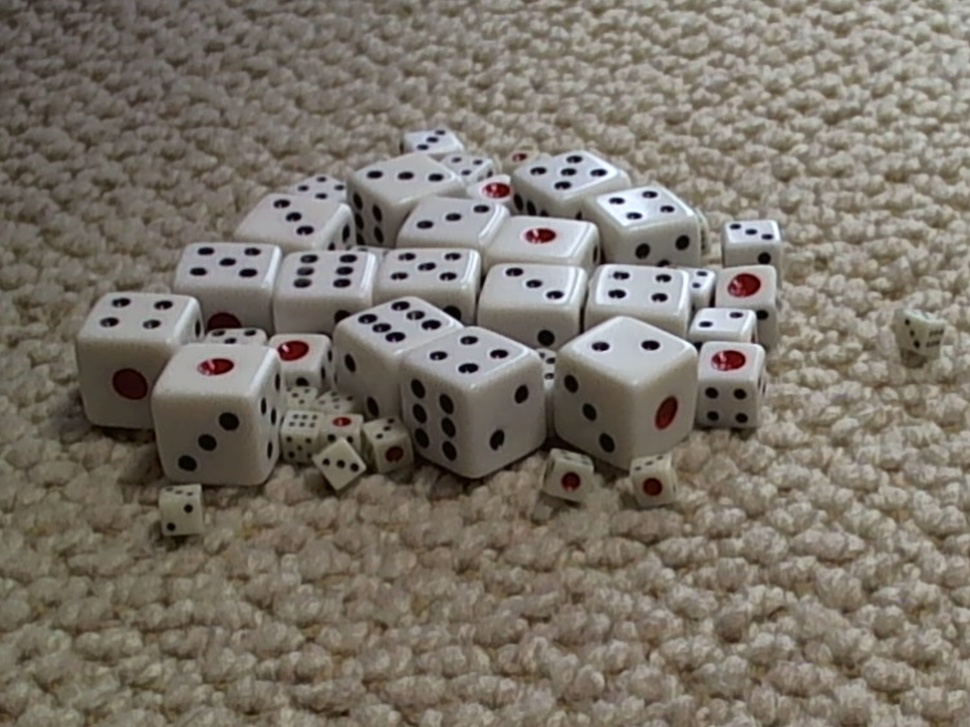
//> input picture misc/img/15_16_16.jpg, 970 x 727 px, shrunk from 3648 x 2736 before the run
$ ./thre_bar img/15_16_16.jpg   (built with g++ and OpenCV 4)
//> lines starting //> are read from the running program, lines starting //| are printed output that depends on the picture; after the words box and inside, x2 and y2 are one past the last pixel; in counts of white or black regions, pixels touching at a corner belong together
#include <iostream>
#include <cstdio>
#include <cstdlib>
#include "opencv2/highgui/highgui.hpp"
#include "opencv2/imgproc/imgproc.hpp"

using namespace std;
using namespace cv;

Mat src_img,gray_img;
int thresh=100;
int const max_thresh=255;
RNG rng(255);

void threshold_bar(int,void*){
	Mat canny_img;
	vector<vector<Point> > contours;
	vector<Vec4i> hierarchy;

	Canny(gray_img,canny_img,thresh,thresh*2,3);
	findContours(canny_img,contours,hierarchy,CV_RETR_TREE,CV_CHAIN_APPROX_SIMPLE);

	Mat draw_img = Mat::zeros(canny_img.size(),CV_8UC3);
	for(int i=0;i<contours.size();i++){
		Scalar color=Scalar(rng.uniform(0,255),rng.uniform(0,255),rng.uniform(0,255));
		drawContours(draw_img,contours,i,color,2,8,hierarchy,0,Point());
	}
	namedWindow("Contours",CV_WINDOW_AUTOSIZE);
	imshow("Contours",draw_img);
}

int main(int argc,char** argv){
	src_img = imread(argv[1]);
//> src_img is the input picture: 727 rows x 970 cols, CV_8UC3; mean B, G, R 105.7, 116.1, 123.4
	cvtColor(src_img,gray_img,CV_BGR2GRAY);
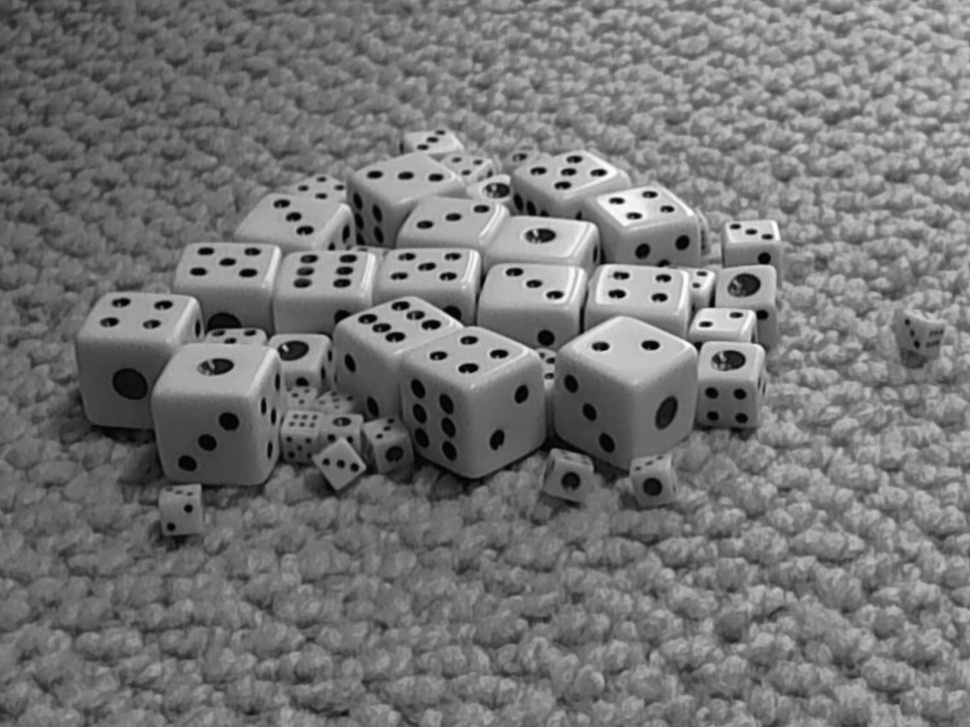
//> gray_img: 727 rows x 970 cols, CV_8UC1; min 0, max 253, mean 117.1
	blur(gray_img,gray_img,Size(3,3));

	namedWindow("source",CV_WINDOW_AUTOSIZE);
	imshow("source",src_img);

	createTrackbar("Canny thresh;","source",&thresh,max_thresh,threshold_bar);
	threshold_bar(0,0);
//> in threshold_bar, `Canny(gray_img,canny_img,thresh,thresh*2,3);`:
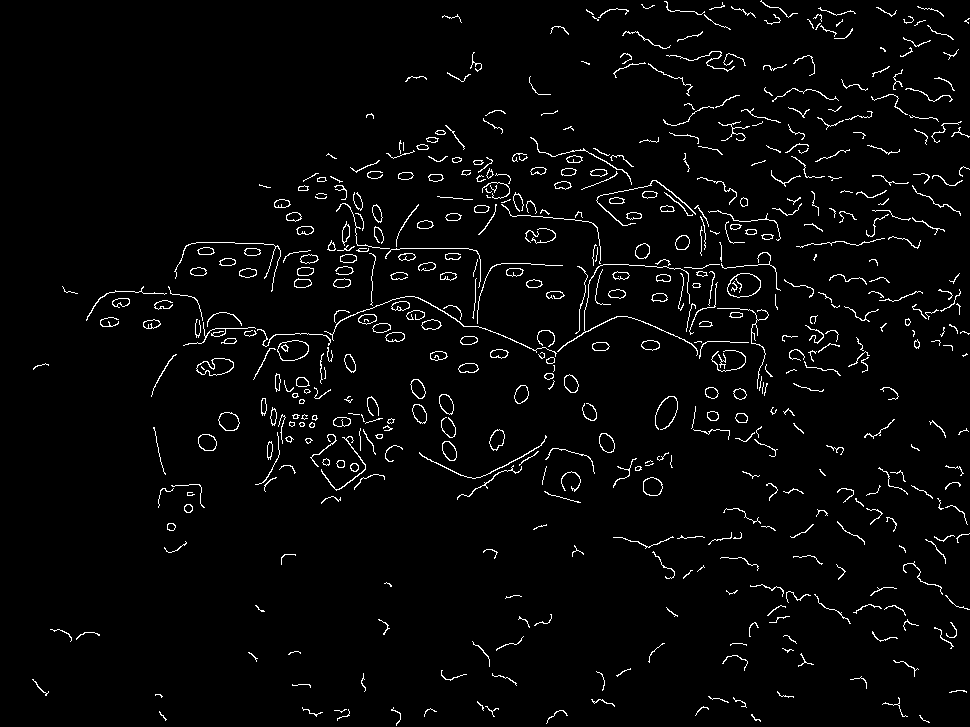
//> canny_img: 727 rows x 970 cols, CV_8UC1; 3% white in thin lines or dots
//> in threshold_bar, `findContours(canny_img,contours,hierarchy,CV_RETR_TREE,CV_CHAIN_APPROX..`: contours = 655 contours, 427 with area under 20; largest, box (x1, y1, x2, y2) and area: (727, 273, 761, 298) 616, (727, 273, 761, 298) 592, (277, 340, 309, 361) 495, (277, 340, 309, 361) 479, (196, 358, 234, 376) 430
//> after the loop in threshold_bar, `for(int i=0;i<contours.size();i++)`:
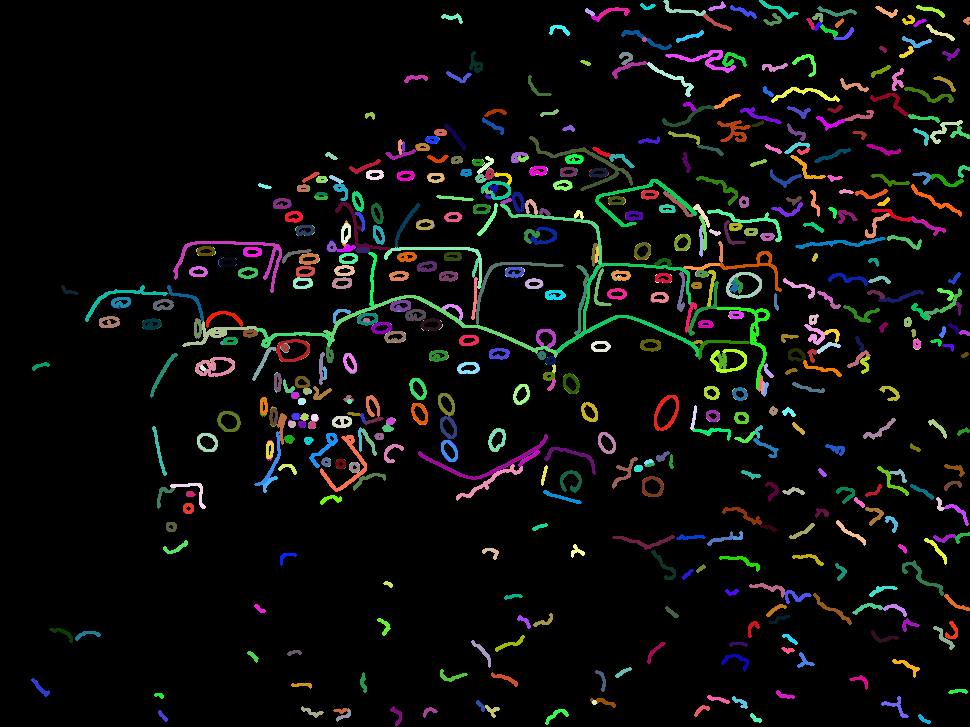
//> draw_img: 727 rows x 970 cols, CV_8UC3; mean B, G, R 11.5, 12.7, 12

	waitKey();
}

$ run again, on misc/img/Picture 2.jpg
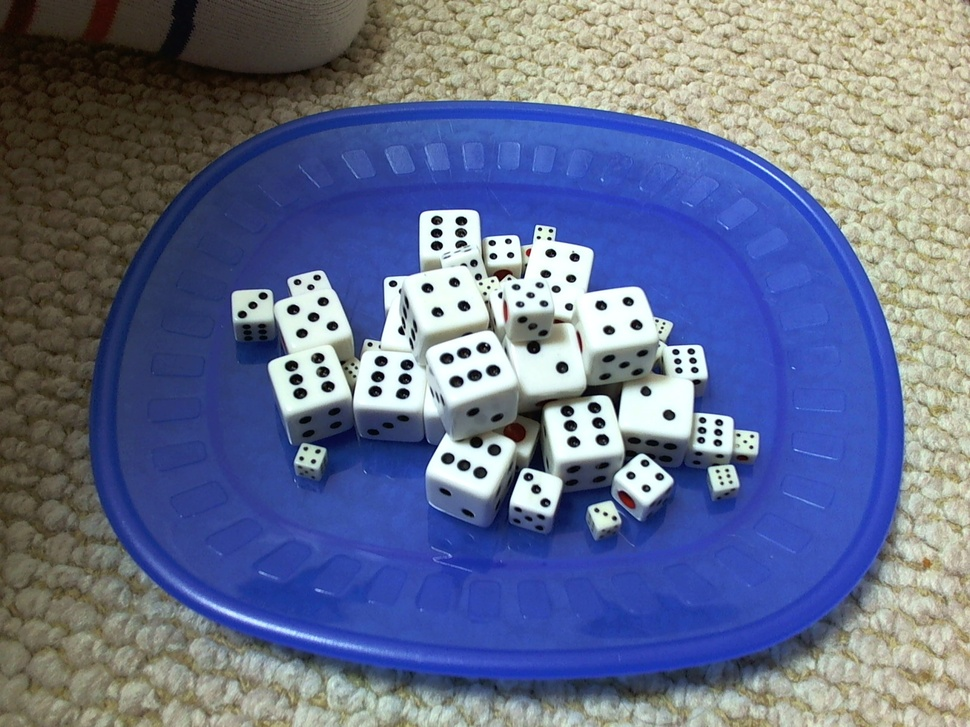
//> input picture misc/img/Picture 2.jpg, 970 x 727 px, shrunk from 2592 x 1944 before the run
//> src_img is the input picture: 727 rows x 970 cols, CV_8UC3; mean B, G, R 140.2, 110.5, 101.1
//> in threshold_bar, `Canny(gray_img,canny_img,thresh,thresh*2,3);`:
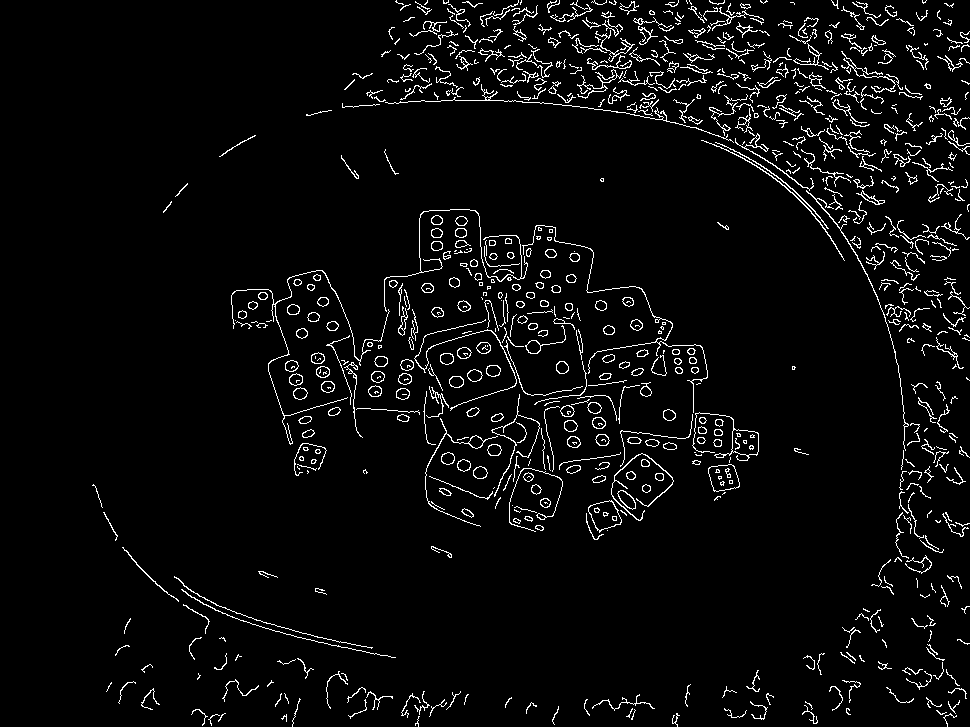
//> canny_img: 727 rows x 970 cols, CV_8UC1; 4.2% white in thin lines or dots
//> contours = 1020 contours, 689 with area under 20; largest, box (x1, y1, x2, y2) and area: (588, 500, 622, 533) 676, (588, 500, 622, 531) 653, (692, 412, 759, 461) 646, (708, 464, 740, 492) 645, (708, 464, 740, 492) 638
//> after the loop in threshold_bar, `for(int i=0;i<contours.size();i++)`:
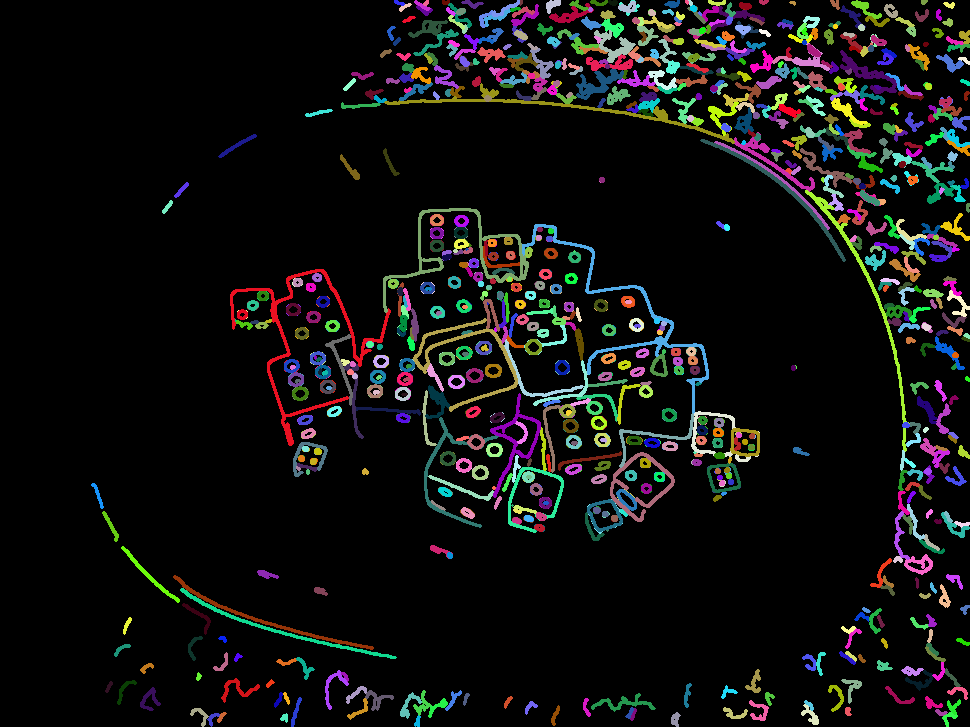
//> draw_img: 727 rows x 970 cols, CV_8UC3; mean B, G, R 16.1, 16.5, 16.8

$ run again, on misc/img/Picture 3.jpg
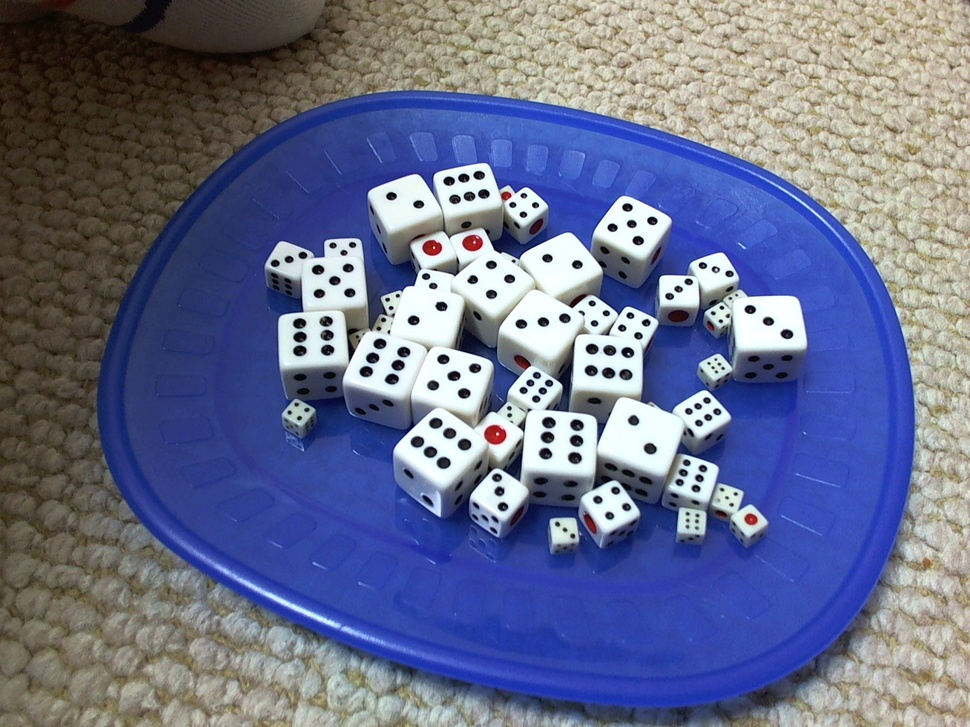
//> input picture misc/img/Picture 3.jpg, 970 x 727 px, shrunk from 2592 x 1944 before the run
//> src_img is the input picture: 727 rows x 970 cols, CV_8UC3; mean B, G, R 140.5, 110.5, 104.4
//> in threshold_bar, `Canny(gray_img,canny_img,thresh,thresh*2,3);`:
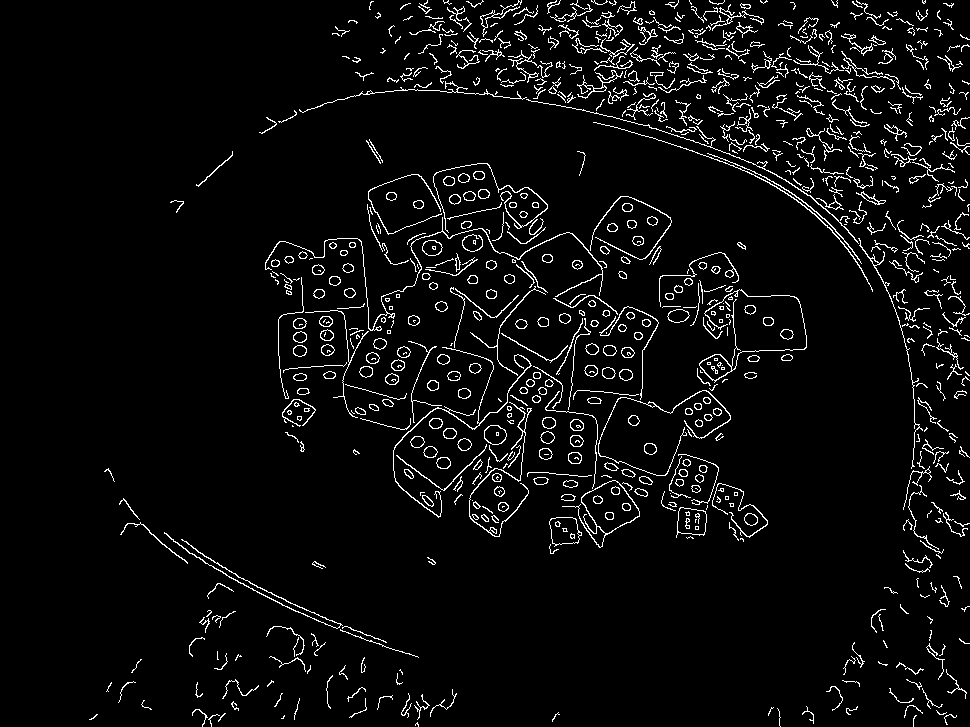
//> canny_img: 727 rows x 970 cols, CV_8UC1; 4.7% white in thin lines or dots
//> contours = 1106 contours, 706 with area under 20; largest, box (x1, y1, x2, y2) and area: (562, 480, 640, 548) 1948, (581, 480, 640, 534) 1846, (549, 517, 582, 547) 702, (549, 517, 580, 545) 684, (676, 507, 707, 538) 684
//> after the loop in threshold_bar, `for(int i=0;i<contours.size();i++)`:
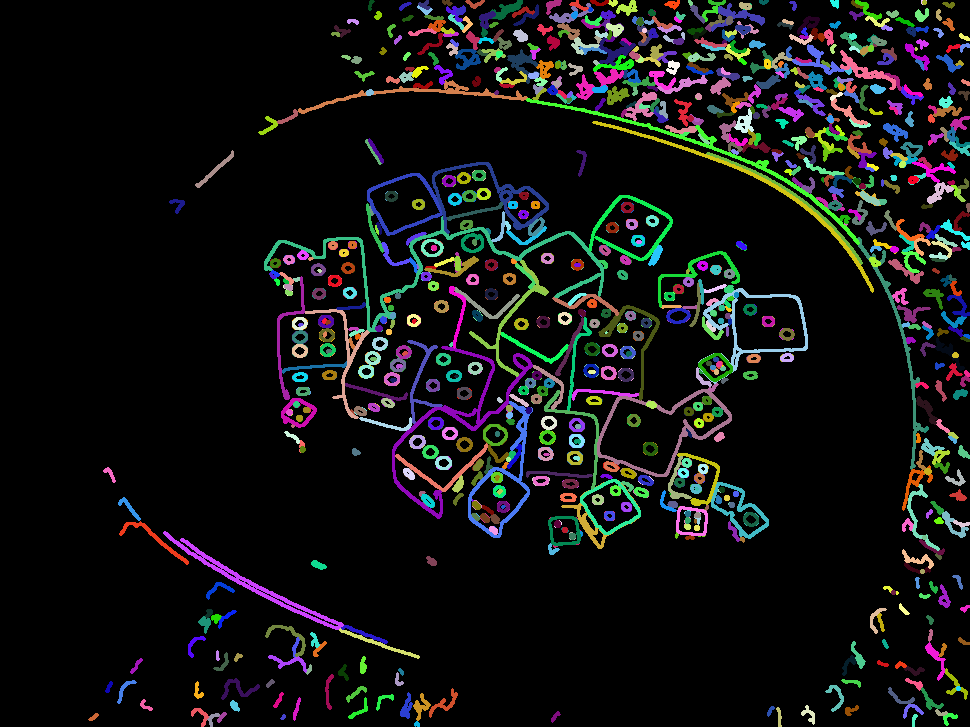
//> draw_img: 727 rows x 970 cols, CV_8UC3; mean B, G, R 19, 18.9, 18.3

$ run again, on misc/img/Picture 4.jpg
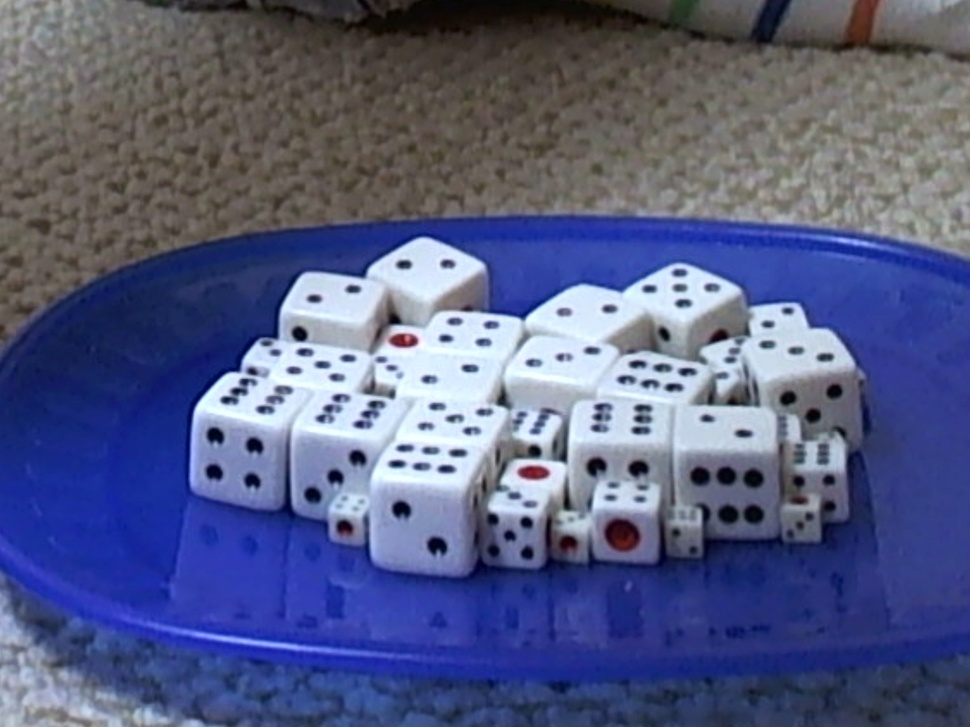
//> input picture misc/img/Picture 4.jpg, 970 x 727 px, shrunk from 2592 x 1944 before the run
//> src_img is the input picture: 727 rows x 970 cols, CV_8UC3; mean B, G, R 130, 92.7, 86
//> in threshold_bar, `Canny(gray_img,canny_img,thresh,thresh*2,3);`:
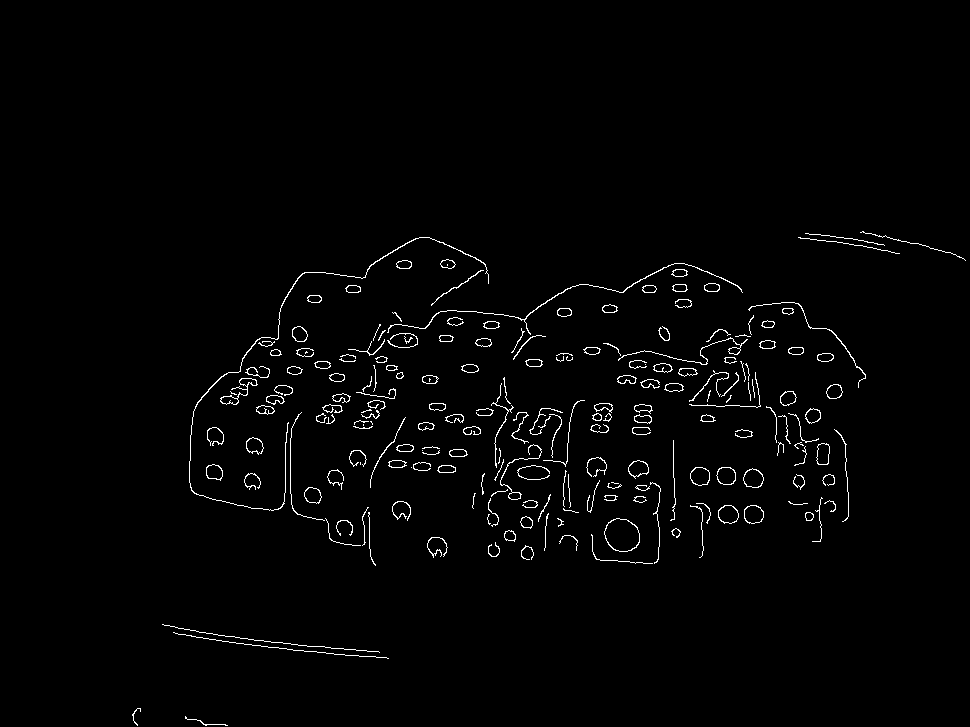
//> canny_img: 727 rows x 970 cols, CV_8UC1; 1.6% white in thin lines or dots, all inside (x1, y1, x2, y2) = (132, 231, 966, 726)
//> contours = 279 contours, 134 with area under 20; largest, box (x1, y1, x2, y2) and area: (604, 518, 640, 552) 904, (604, 518, 640, 552) 878, (743, 468, 764, 488) 292, (718, 505, 739, 524) 290, (744, 505, 764, 524) 286
//> after the loop in threshold_bar, `for(int i=0;i<contours.size();i++)`:
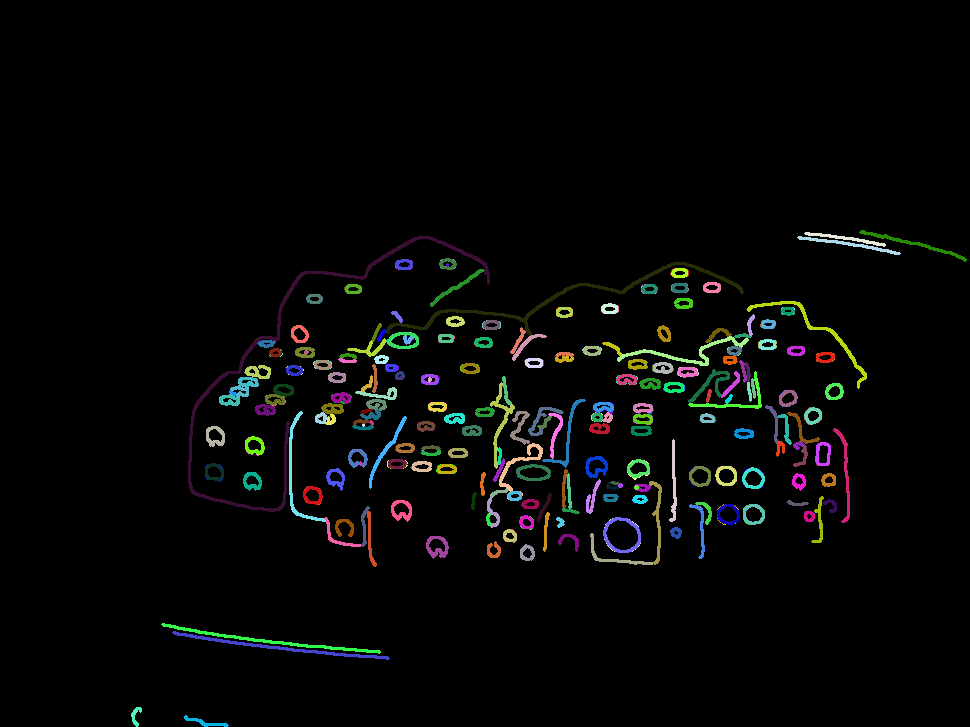
//> draw_img: 727 rows x 970 cols, CV_8UC3; mean B, G, R 6, 6.7, 6.1
